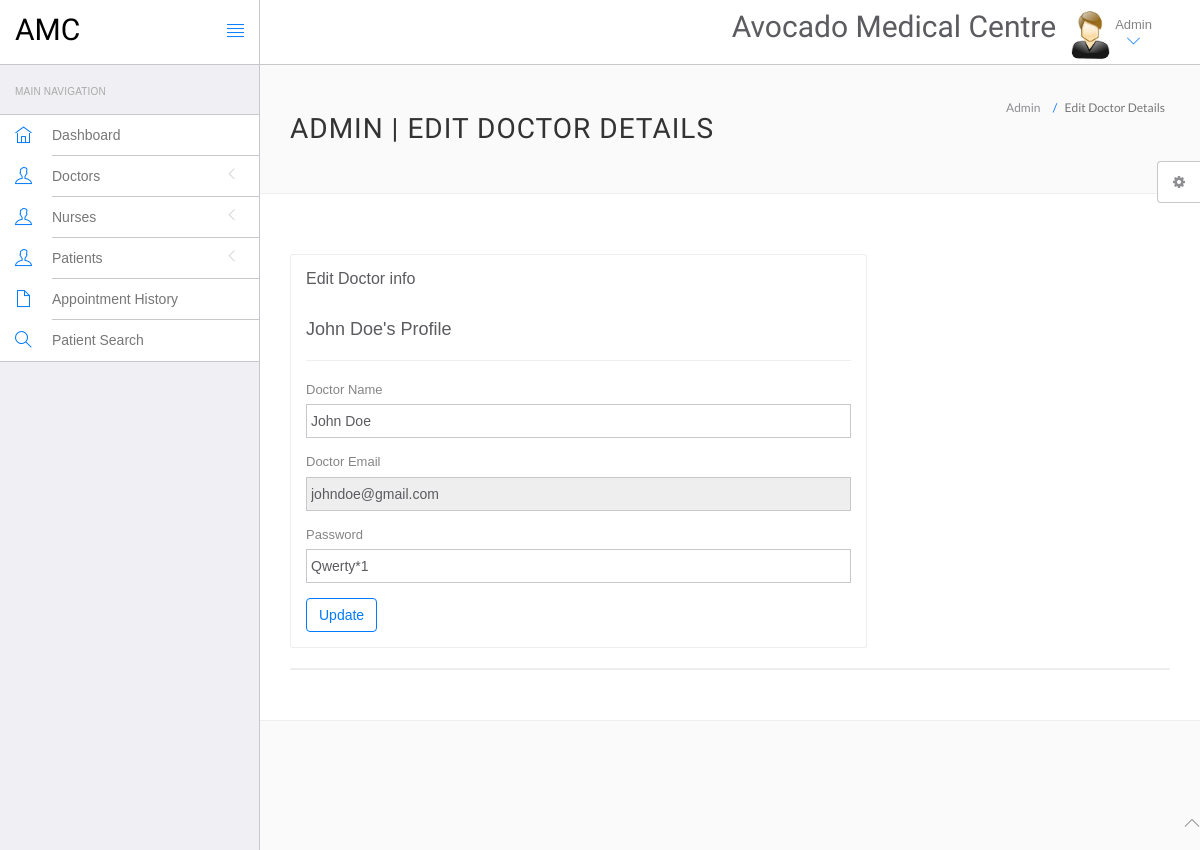
Screenshot of /views/admin/edit-doctor.php?id=3 (signed in) with the database file from the repository.
### tables this page shows
CREATE TABLE IF NOT EXISTS `staff` (
  `StaffID` int(11) NOT NULL AUTO_INCREMENT,
  `Name` varchar(50) NOT NULL,
  `Email` varchar(50) NOT NULL,
  `Password` varchar(50) NOT NULL,
  `Type` varchar(15) NOT NULL,
  PRIMARY KEY (`StaffID`),
  KEY `StaffID` (`StaffID`)
);

### views/admin/edit-doctor.php (the view, shortened to what this page needs)
<?php
	$_SESSION['idk'] = $did=intval($_GET['id']);
?>
<!DOCTYPE html>
<html lang="en">
	<head>
		<link rel="stylesheet" href="vendor/bootstrap/css/bootstrap.min.css">
		<link rel="stylesheet" href="vendor/fontawesome/css/font-awesome.min.css">
		<link rel="stylesheet" href="vendor/themify-icons/themify-icons.min.css">
		<link href="vendor/animate.css/animate.min.css" rel="stylesheet" media="screen">
		<link href="vendor/perfect-scrollbar/perfect-scrollbar.min.css" rel="stylesheet" media="screen">
		<link href="vendor/switchery/switchery.min.css" rel="stylesheet" media="screen">
		<link href="vendor/bootstrap-touchspin/jquery.bootstrap-touchspin.min.css" rel="stylesheet" media="screen">
		<link href="vendor/select2/select2.min.css" rel="stylesheet" media="screen">
		<link href="vendor/bootstrap-datepicker/bootstrap-datepicker3.standalone.min.css" rel="stylesheet" media="screen">
		<link href="vendor/bootstrap-timepicker/bootstrap-timepicker.min.css" rel="stylesheet" media="screen">
		<link rel="stylesheet" href="assets/css/styles.css">
		<link rel="stylesheet" href="assets/css/plugins.css">
		<link rel="stylesheet" href="assets/css/themes/theme-1.css" id="skin_color" />
	</head>
	<body>
		<div id="app">
			<?php include('include/sidebar.php');?>
			<div class="app-content">
				<?php include('include/header.php');?>
				<div class="main-content" >
					<div class="wrap-content container" id="container">
						<section id="page-title">
							<div class="row">
								<div class="col-sm-8">
									<h1 class="mainTitle">Admin | Edit Doctor Details</h1>
								</div>
								<ol class="breadcrumb">
									<li>
										<span>Admin</span>
									</li>
									<li class="active">
										<span>Edit Doctor Details</span>
									</li>
								</ol>
							</div>
						</section>
						<div class="container-fluid container-fullw bg-white">
							<div class="row">
								<div class="col-md-12">
									<div class="row margin-top-30">
										<div class="col-lg-8 col-md-12">
											<div class="panel panel-white">
												<div class="panel-heading">
													<h5 class="panel-title">Edit Doctor info</h5>
												</div>
												<div class="panel-body">
													<?php
														include('include/config.php');
														$selQuery = "SELECT * FROM staff WHERE type='Doctor' AND StaffID = '$did'";
														$results = mysqli_query($conn,$selQuery) or die("Could not find database record(s)".mysqli_error($conn));
														while($data=mysqli_fetch_assoc($results))
														{
													?>
													<h4><?php echo htmlentities($data['Name']);?>'s Profile</h4>
													<hr />
													<form role="form" name="adddoc" method="post" action="admin_validation.php">
														<div class="form-group">
															<label for="doctorname">
																 Doctor Name
															</label>
															<input type="text" name="docname" class="form-control" value="<?php echo htmlentities($data['Name']);?>" >
														</div>
														<div class="form-group">
															<label for="fess">
																 Doctor Email
															</label>
															<input type="email" name="docemail" class="form-control"  readonly="readonly"  value="<?php echo htmlentities($data['Email']);?>">
														</div>
														<div class="form-group">
															<label for="docpassword">
																 Password
															</label>
															<input type="text" name="npass" class="form-control" value="<?php echo htmlentities($data['Password']);?>" >
														</div>
														<?php } ?>
														<button type="submit" name="editdocsubmit" class="btn btn-o btn-primary">
															Update
														</button>
													</form>
												</div>
											</div>
										</div>
											</div>
										</div>
										<div class="col-lg-12 col-md-12">
											<div class="panel panel-white">
											</div>
										</div>
									</div>
								</div>
							</div>
						</div>
					</div>
				</div>
			<?php include('include/footer.php');?>
			<?php include('include/setting.php');?>
	</body>
</html>

### views/admin/assets/css/themes/theme-1.css (style rules this page uses)
body { background: #FAFAFA; }

### rows the page displays
staff: Name "John Doe", docname "John Doe", docemail "johndoe@gmail.com", npass "Qwerty*1"
